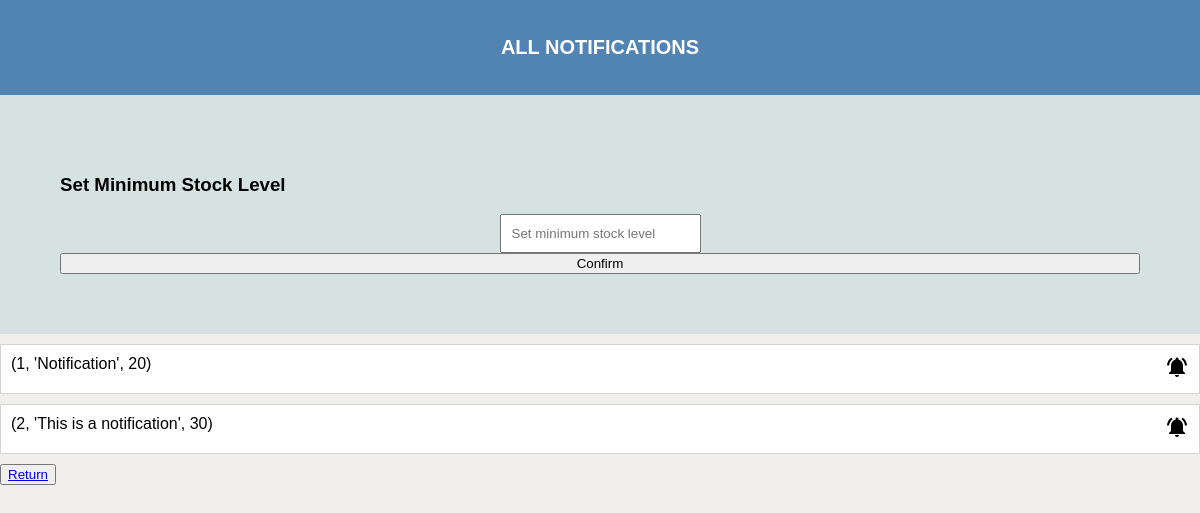
Page /notify on the committed database.
### tables this page shows
CREATE TABLE notifications (
  notif_ID INTEGER NOT NULL PRIMARY KEY AUTOINCREMENT,
  notif VARCHAR(45) DEFAULT 'Notification',
  val INTEGER NOT NULL
);

### L2Main.py (the view)
@app.route("/notify", methods=['GET', 'POST'])
def notify():
  notifs = getAllNotif()
  if request.method == 'POST':
    qty = request.form.get("itemQty")
  return render_template("L4Notification.html", notifs=notifs)

### L2Main.py (called while the page is built)
def select (sql, data=[]):
  conn = sqlite3.connect(DB)
  cursor = conn.cursor()
  cursor.execute(sql, data)
  results = cursor.fetchall()
  conn.close()
  return results

def getAllNotif ():
  return select("SELECT * FROM `notifications`")

### templates/L4Notification.html (shortened to what this page needs)
<!DOCTYPE html>
<html>
  <head>
    <link rel="stylesheet" href="static/L4UI.css">
  </head>
  <body>
    <h1>All Notifications</h1>
    <div class="container">
      <h3>Set Minimum Stock Level</h3>
       <form method="post">
      <div class="form-group">
          <input type="number" name="number" id="number" placeholder="Set minimum stock level">
      </div>
      <button type="submit" class="btn">Confirm</button>
      </div>
      {% for item in notifs %}
    <div  id="itemList" class="row">
        <div style="width: 100%">{{item}}</div>
        <div ><i class="mi">notifications_active</i></div>
    </div>
  {% endfor %}
      <button><a href = "/"> Return </a></button>
  </body>
</html>

### static/L4UI.css (style rules this page uses)
.mi { font-family:"Material Icons";font-weight:400;font-style:normal;font-size:24px;letter-spacing:normal;text-transform:none;display:inline-block;white-space:nowrap;word-wrap:normal;direction:ltr;-webkit-font-feature-settings:"liga";-webkit-font-smoothing:antialiased }
* { font-family: Arial, Helvetica, sans-serif; box-sizing: border-box; }
body { margin: auto; padding: auto; background-color: rgb(241, 238, 238); }
header, h1 { text-align: center; color: white; background-color: #5183b3; font-size: 20px; padding: 3%; margin: auto; font-weight: bold; text-transform: uppercase; }
.container { background-color: rgb(214, 226, 226); padding: 5%; }
form { text-align: center; font-weight: bold; display: grid; grid-template-columns: 1fr 1fr 1fr 1; grid-template-rows: 1fr; font-size: 20px; }
select, input { padding: 10px; }
.row { display: flex; padding: 10px; margin: 10px 0; border: 1px solid #d3d3d3; background: #fff; }

### rows in the picture
notifications: item "(1, 'Notification', 20)"
notifications: item "(2, 'This is a notification', 30)"
